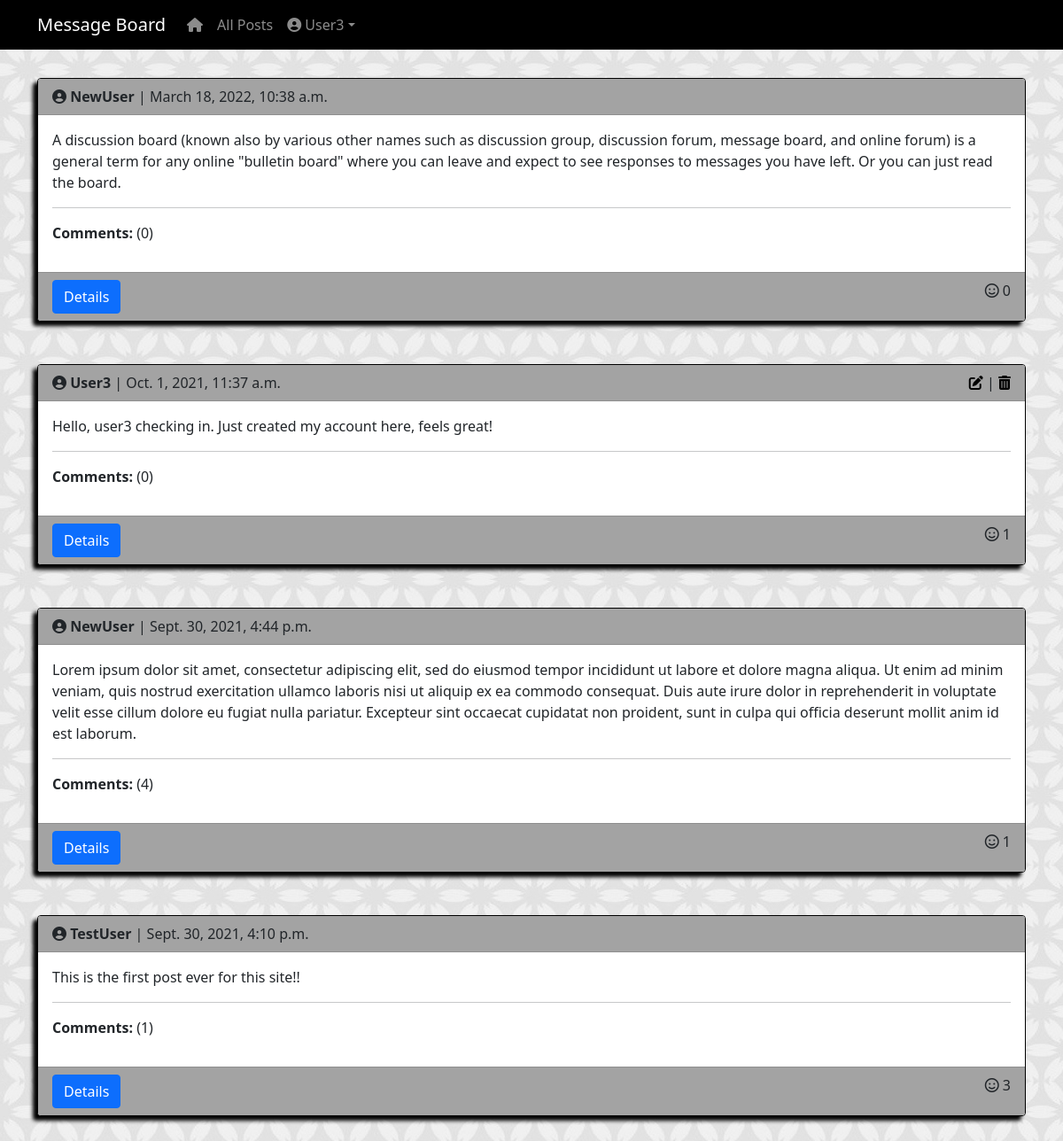
The app's page /posts/ (signed in) with its own data.
### accounts/models.py (models this page shows)
class CustomUser(AbstractUser):
    age = models.PositiveIntegerField(null=True, blank=True)

### posts/models.py (models this page shows, shortened)
class Post(models.Model):
    post_image = models.ImageField(null=True, blank=True, upload_to="images/")
    body = models.TextField()
    date = models.DateTimeField(auto_now_add=True)
    author = models.ForeignKey(get_user_model(), on_delete=models.CASCADE)
    likes = models.ManyToManyField(get_user_model(), related_name='likes')
    class Meta:
        ordering = ['-date',]

### posts/views.py (the view)
# urls.py: path('', PostListView.as_view(), name='post_list'),
class PostListView(LoginRequiredMixin, ListView):
    model = Post
    template_name = 'post_list.html'

### templates/post_list.html (shortened to what this page needs)
{% extends 'base.html' %}
{% block content %}
    {% for post in object_list %}
    <div class="container">
        <div class="card post-card">
            <div class="card-header">
                <div class="d-flex justify-content-between">
                    <div>
                        <i class="fas fa-user-circle"></i><strong> {{ post.author }} </strong>| {{ post.date }}
                    </div>
                    {% if user.is_authenticated and user == post.author  %}
                    <div>
                        <a href="{% url 'post_edit' post.pk %}"><i class="fas fa-edit"></i></a> |
                        <a href="{% url 'post_delete' post.pk %}"><i class="fas fa-trash-alt"></i></a>
                    </div>
                    {% endif %}
                    </div>
               </div>
            <div class="card-body">
                <p class="card-text">{{ post.body }}</p>
                <hr>
                <p><strong>Comments:</strong> ({{ post.comments.all.count }})</p>
            </div>
            <div class="card-footer">
                <div class="d-flex justify-content-between">
                <div class="card-text">
                    <a class="btn btn-primary" href="{% url 'post_detail' post.pk %}">Details</a>
                </div>
                <div class="card-text">
                    <i class="far fa-smile"></i> {{ post.likes.all.count }}
                </div>
            </div>
        </div>
        </div>
    </div>
    <br/>
    <br/>
    {% endfor %}
{% endblock content %}

### templates/base.html (shortened to what this page needs)
{% load static %}
<!DOCTYPE html>
<html>
    <head>
        <link href="https://cdn.jsdelivr.net/npm/bootstrap@5.0.2/dist/css/bootstrap.min.css" rel="stylesheet">
        <link href="{% static 'fontawesome_free/css/all.min.css' %}" rel="stylesheet" type="text/css">
        <link href="/static/css/main.css" rel="stylesheet" type="text/css">
    </head>
<body>
    <nav class="navbar navbar-expand-sm navbar-dark">
        <div class="container">
                <a class="navbar-brand ml-auto" href="{% url 'about_page' %}">Message Board</a>
                    <div class="collapse navbar-collapse" id="navbarNavDropdown">
                        <ul class="navbar-nav">
                         <li class="nav-item">
                    <a class="nav-link" aria-current="page" href="{% url 'home' %}"><i class="fas fa-home"></i></a>
                </li>
                {% if user.is_authenticated %}
                <li class="nav-item">
                    <a class="nav-link" href="{% url 'post_list' %}">All Posts</a>
                </li>
                <li class="nav-item dropdown">
                    <a class="nav-link dropdown-toggle" href="#" id="navbarDropdownMenuLink" role="button" data-bs-toggle="dropdown" aria-expanded="false">
                    <i class="fas fa-user-circle"></i> {{ user.username }}</a>
        </li>
            {% endif %}
        </ul>
        </div>
    </div>
</nav>
    <main>
        {% block content %}
        {% endblock content %}
    </main>
    </body>
</html>

### static/css/main.css (style rules this page uses)
body { background-color: silver; background-image: url(/static/images/back.jpg); }
.fa-edit { color: black; }
.fa-trash-alt { color: black; }
.post-card { border: 1px solid black; box-shadow: -5px 5px 4px rgb(0, 0, 0); }
.card-header { background-color: rgb(163, 163, 163); }
.card-footer { background-color: rgb(163, 163, 163); }
.navbar { background-color: black; margin-bottom: 2rem; }

### records on screen
CustomUser: username "User3"
Post: author "NewUser", date "March 18, 2022, 10:38 a.m.", body "A discussion board (known also by various other names such as discussion group, discussion forum, message board, and online forum) is a general term for any online \"bulletin board\" where you can leave and expect to see responses to messages you have left. Or you can just read the board.", comments.all.count "0", likes.all.count "0"
Post: author "User3", date "Oct. 1, 2021, 11:37 a.m.", body "Hello, user3 checking in. Just created my account here, feels great!", comments.all.count "0", likes.all.count "1"
Post: author "NewUser", date "Sept. 30, 2021, 4:44 p.m.", body "Lorem ipsum dolor sit amet, consectetur adipiscing elit, sed do eiusmod tempor incididunt ut labore et dolore magna aliqua. Ut enim ad minim veniam, quis nostrud exercitation ullamco laboris nisi ut aliquip ex ea commodo consequat. Duis aute irure dolor in reprehenderit in voluptate velit esse cillum dolore eu fugiat nulla pariatur. Excepteur sint occaecat cupidatat non proident, sunt in culpa qui officia deserunt mollit anim id est laborum.", comments.all.count "4", likes.all.count "1"
Post: author "TestUser", date "Sept. 30, 2021, 4:10 p.m.", body "This is the first post ever for this site!!", comments.all.count "1", likes.all.count "3"
